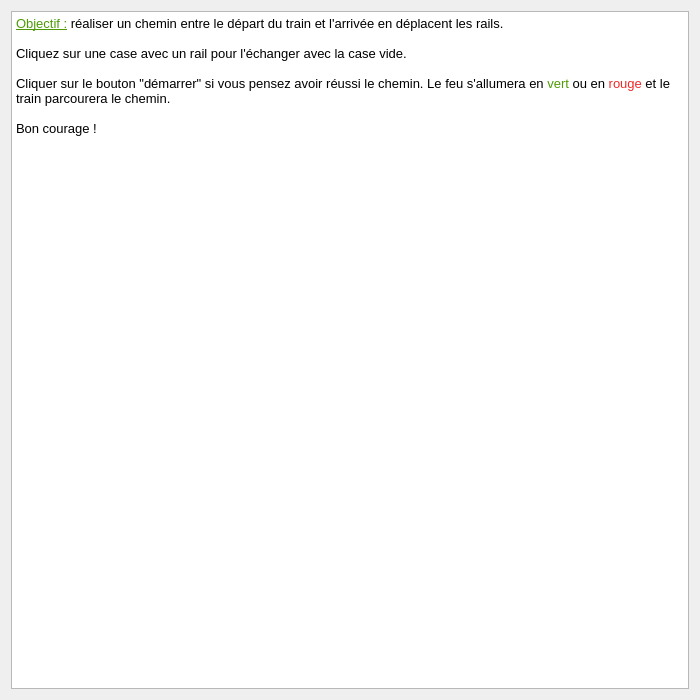
<?xml version="1.0" encoding="UTF-8"?>
<ui version="4.0">
 <class>Aide</class>
 <widget class="QDialog" name="Aide">
  <property name="geometry">
   <rect>
    <x>0</x>
    <y>0</y>
    <width>700</width>
    <height>700</height>
   </rect>
  </property>
  <property name="windowTitle">
   <string>Dialog</string>
  </property>
  <layout class="QGridLayout" name="gridLayout">
   <item row="0" column="0">
    <widget class="QTextEdit" name="textEdit">
     <property name="sizePolicy">
      <sizepolicy hsizetype="Ignored" vsizetype="Ignored">
       <horstretch>0</horstretch>
       <verstretch>0</verstretch>
      </sizepolicy>
     </property>
     <property name="readOnly">
      <bool>true</bool>
     </property>
     <property name="html">
      <string>&lt;!DOCTYPE HTML PUBLIC &quot;-//W3C//DTD HTML 4.0//EN&quot; &quot;http://www.w3.org/TR/REC-html40/strict.dtd&quot;&gt;
&lt;html&gt;&lt;head&gt;&lt;meta name=&quot;qrichtext&quot; content=&quot;1&quot; /&gt;&lt;style type=&quot;text/css&quot;&gt;
p, li { white-space: pre-wrap; }
&lt;/style&gt;&lt;/head&gt;&lt;body style=&quot; font-family:'Noto Sans, '; font-size:10pt; font-weight:400; font-style:normal;&quot;&gt;
&lt;p style=&quot; margin-top:0px; margin-bottom:0px; margin-left:0px; margin-right:0px; -qt-block-indent:0; text-indent:0px;&quot;&gt;&lt;span style=&quot; text-decoration: underline; color:#4e9a06;&quot;&gt;Objectif :&lt;/span&gt; réaliser un chemin entre le départ du train et l'arrivée en déplacent les rails.&lt;/p&gt;
&lt;p style=&quot;-qt-paragraph-type:empty; margin-top:0px; margin-bottom:0px; margin-left:0px; margin-right:0px; -qt-block-indent:0; text-indent:0px;&quot;&gt;&lt;br /&gt;&lt;/p&gt;
&lt;p style=&quot; margin-top:0px; margin-bottom:0px; margin-left:0px; margin-right:0px; -qt-block-indent:0; text-indent:0px;&quot;&gt;Cliquez sur une case avec un rail pour l'échanger avec la case vide.&lt;/p&gt;
&lt;p style=&quot;-qt-paragraph-type:empty; margin-top:0px; margin-bottom:0px; margin-left:0px; margin-right:0px; -qt-block-indent:0; text-indent:0px;&quot;&gt;&lt;br /&gt;&lt;/p&gt;
&lt;p style=&quot; margin-top:0px; margin-bottom:0px; margin-left:0px; margin-right:0px; -qt-block-indent:0; text-indent:0px;&quot;&gt;Cliquer sur le bouton &amp;quot;démarrer&amp;quot; si vous pensez avoir réussi le chemin. Le feu s'allumera en &lt;span style=&quot; color:#4e9a06;&quot;&gt;vert&lt;/span&gt; ou en &lt;span style=&quot; color:#ef2929;&quot;&gt;rouge &lt;/span&gt;&lt;span style=&quot; color:#000000;&quot;&gt;et le train parcourera le chemin.&lt;/span&gt;&lt;/p&gt;
&lt;p style=&quot;-qt-paragraph-type:empty; margin-top:0px; margin-bottom:0px; margin-left:0px; margin-right:0px; -qt-block-indent:0; text-indent:0px; color:#000000;&quot;&gt;&lt;br /&gt;&lt;/p&gt;
&lt;p style=&quot; margin-top:0px; margin-bottom:0px; margin-left:0px; margin-right:0px; -qt-block-indent:0; text-indent:0px;&quot;&gt;&lt;span style=&quot; color:#000000;&quot;&gt;Bon courage !&lt;/span&gt;&lt;/p&gt;&lt;/body&gt;&lt;/html&gt;</string>
     </property>
    </widget>
   </item>
  </layout>
 </widget>
 <resources/>
 <connections/>
</ui>
